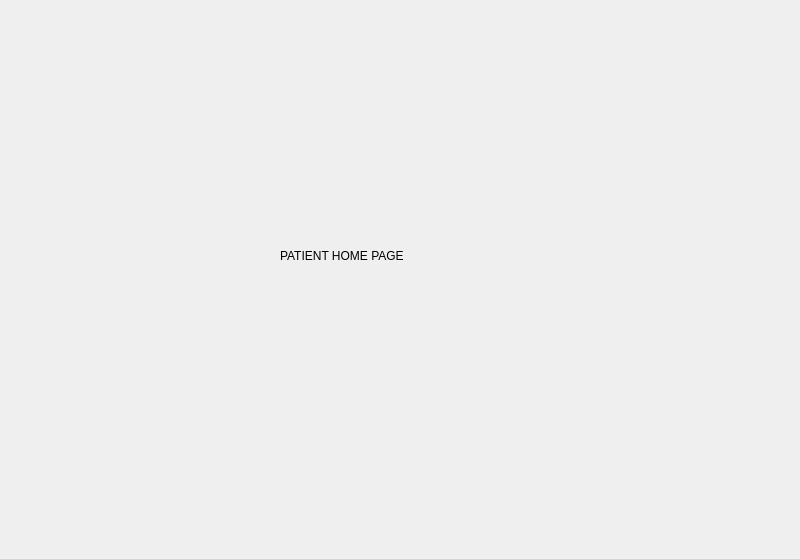
<?xml version="1.0" encoding="UTF-8"?>
<ui version="4.0">
 <class>stacked_pat</class>
 <widget class="QStackedWidget" name="stacked_pat">
  <property name="geometry">
   <rect>
    <x>0</x>
    <y>0</y>
    <width>800</width>
    <height>559</height>
   </rect>
  </property>
  <property name="windowTitle">
   <string>StackedWidget</string>
  </property>
  <widget class="QWidget" name="page_pat_home">
   <widget class="QLabel" name="label">
    <property name="geometry">
     <rect>
      <x>280</x>
      <y>210</y>
      <width>191</width>
      <height>91</height>
     </rect>
    </property>
    <property name="text">
     <string>PATIENT HOME PAGE</string>
    </property>
   </widget>
  </widget>
 </widget>
 <resources/>
 <connections/>
</ui>
